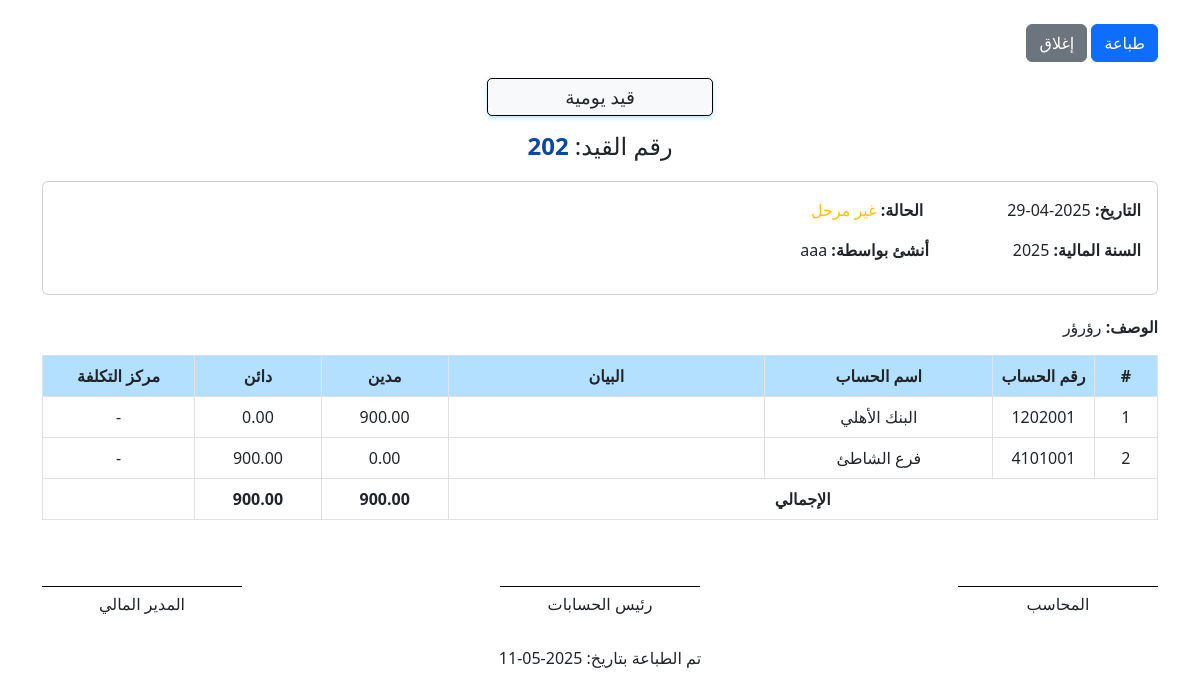
Screenshot of /journal_vouchers/print/8 (signed in) with the database file from the repository.
### tables this page shows
CREATE TABLE "journal_vouchers" (
	"id"	INTEGER,
	"voucher_number"	INTEGER NOT NULL,
	"voucher_date"	DATE NOT NULL,
	"financial_year_id"	INTEGER NOT NULL,
	"description"	TEXT,
	"total_debit"	REAL DEFAULT 0.0,
	"total_credit"	REAL DEFAULT 0.0,
	"is_posted"	INTEGER DEFAULT 0,
	"created_by_user_id"	INTEGER NOT NULL,
	"created_at"	TIMESTAMP DEFAULT CURRENT_TIMESTAMP,
	"posted_by"	INTEGER,
	"posted_at"	TIMESTAMP,
	"payment_voucher_id"	INTEGER,
	"updated_by_user_id"	INTEGER,
	"updated_at"	TIMESTAMP,
	"receipt_voucher_id"	INTEGER,
	PRIMARY KEY("id" AUTOINCREMENT),
	FOREIGN KEY("created_by_user_id") REFERENCES "users"("id") ON DELETE SET NULL,
	FOREIGN KEY("financial_year_id") REFERENCES "financial_years"("id") ON DELETE RESTRICT,
	FOREIGN KEY("payment_voucher_id") REFERENCES "payment_vouchers"("id") ON DELETE SET NULL,
	FOREIGN KEY("posted_by") REFERENCES "users"("id") ON DELETE SET NULL,
	FOREIGN KEY("receipt_voucher_id") REFERENCES "receipt_vouchers"("id") ON DELETE SET NULL,
	FOREIGN KEY("updated_by_user_id") REFERENCES "users"("id") ON DELETE SET NULL
);

CREATE TABLE users (
            id INTEGER PRIMARY KEY AUTOINCREMENT,
            username TEXT UNIQUE NOT NULL,
            password_hash TEXT NOT NULL, -- سنخزن الهاش بدلاً من كلمة المرور مباشرة
            full_name TEXT,
            is_active INTEGER DEFAULT 1 -- 1 for active, 0 for inactive
        );

CREATE TABLE journal_voucher_details (
                id INTEGER PRIMARY KEY AUTOINCREMENT,
                voucher_id INTEGER NOT NULL,
                account_id INTEGER NOT NULL,
                debit REAL DEFAULT 0.0,
                credit REAL DEFAULT 0.0,
                description TEXT,
                cost_center_id INTEGER, payment_voucher_id INTEGER REFERENCES payment_vouchers(id) ON DELETE SET NULL, receipt_voucher_id INTEGER REFERENCES receipt_vouchers(id) ON DELETE SET NULL, -- يمكن أن يكون NULL
                FOREIGN KEY (voucher_id) REFERENCES journal_vouchers (id) ON DELETE CASCADE, -- إذا حذف القيد الرئيسي، تحذف تفاصيله
                FOREIGN KEY (account_id) REFERENCES accounts (id) ON DELETE RESTRICT, -- منع حذف الحساب إذا استخدم في قيد
                FOREIGN KEY (cost_center_id) REFERENCES cost_centers (id) ON DELETE SET NULL -- إذا حذف مركز التكلفة، يصبح الحقل NULL
            );

CREATE TABLE accounts (
                id INTEGER PRIMARY KEY AUTOINCREMENT,
                code TEXT NOT NULL UNIQUE,       -- رمز الحساب (فريد)
                name TEXT NOT NULL,              -- اسم الحساب
                account_type INTEGER NOT NULL,   -- نوع الحساب (رقم يشير إلى النوع)
                parent_id INTEGER,               -- الحساب الأب (للهيكلية الشجرية)
                is_active INTEGER DEFAULT 1,     -- هل الحساب نشط؟ (1=نعم, 0=لا)
                allows_posting INTEGER DEFAULT 1,-- هل يسمح بالترحيل المباشر؟ (1=نعم, 0=لا)
                created_at TIMESTAMP DEFAULT CURRENT_TIMESTAMP,
                -- تعريف المفتاح الخارجي للعلاقة مع النفس (الأب)
                FOREIGN KEY (parent_id) REFERENCES accounts (id) ON DELETE SET NULL
            );

### app.py (the view)
@app.route('/journal_vouchers/print/<int:voucher_id>')
@require_login
def print_journal_voucher(voucher_id):
    conn = None
    try:
        conn = get_db()
        cursor = conn.cursor()
        cursor.execute("""
            SELECT jv.*, fy.year_name,
                   u_created.username as created_by,
                   u_posted.username as posted_by_name
            FROM journal_vouchers jv
            LEFT JOIN financial_years fy ON jv.financial_year_id = fy.id
            LEFT JOIN users u_created ON jv.created_by_user_id = u_created.id
            LEFT JOIN users u_posted ON jv.posted_by = u_posted.id
            WHERE jv.id = ?
        """, (voucher_id,))
        voucher = cursor.fetchone()
        if not voucher:
            flash('القيد المطلوب غير موجود.', 'danger')
            return redirect(url_for('list_journal_vouchers'))
        cursor.execute("""
            SELECT jvd.*, a.name as account_name, a.code as account_code, cc.name as cost_center_name
            FROM journal_voucher_details jvd
            LEFT JOIN accounts a ON jvd.account_id = a.id
            LEFT JOIN cost_centers cc ON jvd.cost_center_id = cc.id
            WHERE jvd.voucher_id = ?
            ORDER BY jvd.id
        """, (voucher_id,))
        details = cursor.fetchall()
        current_date = datetime.now().strftime('%Y-%m-%d')
        return render_template('print_journal_voucher.html',
                              voucher=voucher,
                              details=details,
                              current_date=current_date,
                              print_mode=True)
    except sqlite3.Error as e:
        flash(f"حدث خطأ أثناء جلب بيانات القيد: {e}", 'danger')
        return redirect(url_for('list_journal_vouchers'))
    finally:
        if conn:
            conn.close()

### app.py (called while the page is built)
@app.before_request
def handle_fiscal_years_alias():
    try:
        conn = get_db()
        cursor = conn.cursor()
        cursor.execute("SELECT name FROM sqlite_master WHERE type='table' AND name='fiscal_years'")
        if not cursor.fetchone():
            cursor.execute("CREATE VIEW IF NOT EXISTS fiscal_years AS SELECT * FROM financial_years")
            conn.commit()
    except sqlite3.Error as e:
        print(f"خطأ في إنشاء fiscal_years view: {e}")
    finally:
        if conn:
            conn.close()

def is_logged_in():
    return 'user_id' in session

def require_login(f):
    @wraps(f)
    def decorated_function(*args, **kwargs):
        if not is_logged_in():
            flash('الرجاء تسجيل الدخول للوصول إلى هذه الصفحة.', 'warning')
            return redirect(url_for('login', next=request.url)) # تمرير الصفحة المطلوبة بعد تسجيل الدخول
        return f(*args, **kwargs)
    return decorated_function

def get_company_profile():
    company_profile_path = os.path.join(os.path.dirname(__file__), 'company_profile.json')
    try:
        with open(company_profile_path, 'r', encoding='utf-8') as file:
            company_profile = json.load(file)
    except Exception as e:
        company_profile = {
            "companyName": "شركة مستويات التشغيل للمقاولات",
            "commercialRegistrationNumber": "450258658",
            "taxIdentificationNumber": "450258658300258",
            "logoPath": "assets/images/logo.png"
        }
        print(f"خطأ في قراءة ملف معلومات الشركة: {e}")
    if 'logoPath' in company_profile:
        if not company_profile['logoPath'].startswith('static/'):
            company_profile['logoPath'] = 'assets/images/logo.png'
    return company_profile

@app.context_processor
def inject_company_profile():
    return {'company_profile': get_company_profile()}

### database.py (called while the page is built)
def get_db():
    conn = sqlite3.connect(DATABASE_NAME)
    conn.row_factory = sqlite3.Row
    conn.execute("PRAGMA foreign_keys = ON")
    return conn

### templates/print_journal_voucher.html (shortened to what this page needs)
<!DOCTYPE html>
<html lang="ar" dir="rtl">
<head>
    <link href="https://cdn.jsdelivr.net/npm/bootstrap@5.3.0-alpha1/dist/css/bootstrap.rtl.min.css" rel="stylesheet">
</head>
<body>
    <div class="container mt-4">
        <div class="no-print mb-3">
            <button onclick="window.print()" class="btn btn-primary">
                 طباعة
            </button>
            <button onclick="window.close()" class="btn btn-secondary">
                إغلاق
            </button>
        </div>
        <div class="print-header">
            <div style="width: 6cm; height: 1cm; margin: 0 auto; border: 1px solid #000; padding: 2px; text-align: center; display: flex; align-items: center; justify-content: center; background-color: #f8f9fa; border-radius: 5px; box-shadow: 0 2px 4px rgba(135, 206, 250, 0.6);">
                <h2 style="margin: 0; font-size: 14pt;">قيد يومية</h2>
            </div>
            <h4 class="mt-3">رقم القيد: <span class="voucher-number">{{ voucher.voucher_number }}</span></h4>
        </div>
        <div class="voucher-info row">
            <div class="col-md-12">
                <div class="card">
                    <div class="card-body">
                        <div class="row">
                            <div class="col-md-6">
                                <p>
                                    <strong>التاريخ:</strong> {{ voucher.voucher_date }}
                                    <strong>الحالة:</strong>
                                    {% if voucher.is_posted %}
                                    <span class="text-success">مرحل</span>
                                    {% else %}
                                    <span class="text-warning">غير مرحل</span>
                                    {% endif %}
                                </p>
                                <p>
                                    <strong>السنة المالية:</strong> {{ voucher.year_name }}
                                    <strong>أنشئ بواسطة:</strong> {{ voucher.created_by }}
                                </p>
                            </div>
                            <div class="col-md-6">
                            </div>
                        </div>
                    </div>
                </div>
            </div>
        </div>
        <div class="voucher-description mb-3">
            <p><strong>الوصف:</strong> {{ voucher.description }}</p>
        </div>
        <div class="table-responsive">
            <table class="table table-bordered">
                <thead>
                    <tr>
                        <th style="width: 5%;">#</th>
                        <th class="account-code-col">رقم الحساب</th>
                        <th class="account-name-col">اسم الحساب</th>
                        <th class="description-col">البيان</th>
                        <th class="amount-col">مدين</th>
                        <th class="amount-col">دائن</th>
                        <th class="cost-center-col">مركز التكلفة</th>
                    </tr>
                </thead>
                <tbody>
                    {% for detail in details %}
                    <tr>
                        <td>{{ loop.index }}</td>
                        <td>{{ detail.account_code }}</td>
                        <td>{{ detail.account_name }}</td>
                        <td>{{ detail.description }}</td>
                        <td class="text-center">{{ "{:,.2f}".format(detail.debit) if detail.debit else "0.00" }}</td>
                        <td class="text-center">{{ "{:,.2f}".format(detail.credit) if detail.credit else "0.00" }}</td>
                        <td>{{ detail.cost_center_name if detail.cost_center_name else "-" }}</td>
                    </tr>
                    {% endfor %}
                </tbody>
                <tfoot>
                    <tr class="table-footer">
                        <th colspan="4" class="text-center">الإجمالي</th>
                        <th class="text-center">{{ "{:,.2f}".format(voucher.total_debit) }}</th>
                        <th class="text-center">{{ "{:,.2f}".format(voucher.total_credit) }}</th>
                        <th></th>
                    </tr>
                </tfoot>
            </table>
        </div>
        <div class="signature-area">
            <div class="signature-box">
                المحاسب
            </div>
            <div class="signature-box">
                رئيس الحسابات
            </div>
            <div class="signature-box">
                المدير المالي
            </div>
        </div>
        <div class="print-footer">
            <p>تم الطباعة بتاريخ: {{ current_date }}</p>
        </div>
    </div>
</body>
</html>

### templates/print_journal_voucher.html (style rules this page uses)
.print-header { text-align: center; margin-bottom: 20px; }
.voucher-info { margin-bottom: 20px; }
.table-bordered th, .table-bordered td { border: 1px solid #dee2e6; text-align: center; vertical-align: middle; }
.print-footer { margin-top: 30px; text-align: center; }
.signature-area { margin-top: 50px; display: flex; justify-content: space-between; }
.signature-box { border-top: 1px solid #000; width: 200px; text-align: center; padding-top: 5px; }
.account-code-col { width: 8%; }
.amount-col { width: 10%; }
.description-col { width: 25%; }
.account-name-col { width: 18%; }
.cost-center-col { width: 12%; }
thead tr th { background-color: #b3e0ff !important; }
.table-footer { background-color: #b3e0ff !important; }
.voucher-number { color: #0d47a1; font-weight: bold; }

### rows the page displays
journal_vouchers: voucher_number "202", description "رؤرؤر", total_debit "900.00", total_credit "900.00"
users: created_by "aaa"
journal_voucher_details: account_code "1202001", account_name "البنك الأهلي", debit "900.00", credit "0.00", cost_center_name "-"
journal_voucher_details: account_code "4101001", account_name "فرع الشاطئ", debit "0.00", credit "900.00", cost_center_name "-"
